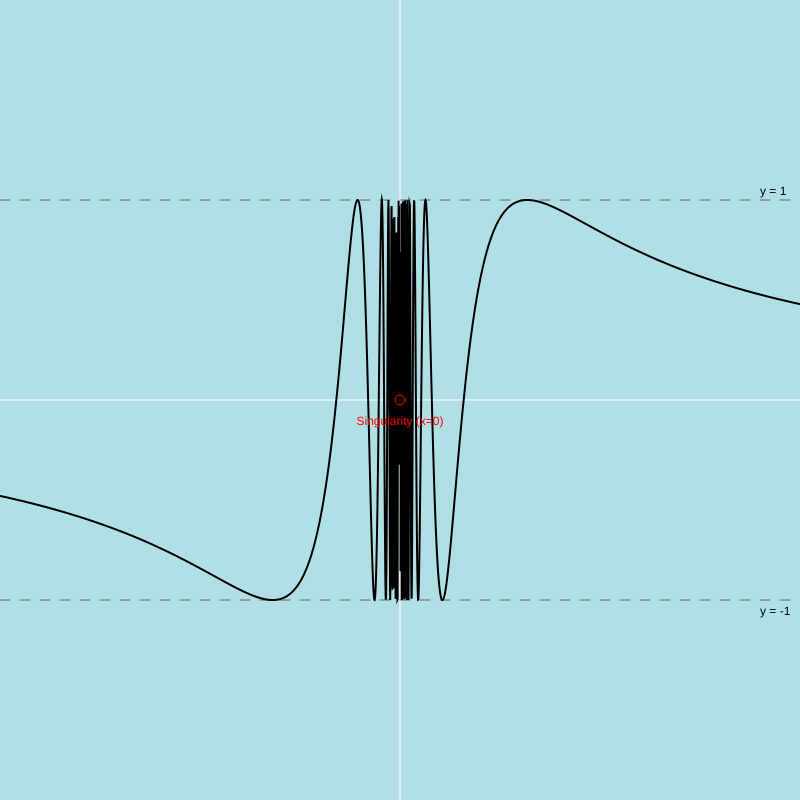
Frame 1 (no input)
Frame 2 (the mouse pressed at the canvas centre, redrawn once): identical to frame 1, image omitted

The p5.js sketch that drew this single still picture (run headless with seeded random() and noise() and a simulated clock; the mouse was pressed at the canvas centre and the sketch redrawn once):

// p5.js sketch
// ── sketch.js
/**
 * グラフ描画の設定
 */
const CONFIG = {
    scale: 200,    // 数学的な「1」が何ピクセルに相当するか
    canvasSize: 800,
    colors: {
        background: [176, 224, 230],
        axis: 255,
        grid: 230,
        text: 0,
        graph: 0,
        asymptote: 100, // 漸近線の色
        singularity: [255, 0, 0] // 特異点（x=0）の色
    },
    dashStyle: {
        length: 10,
        gap: 10
    }
};

/**
 * p5.jsの初期設定
 */
function setup() {
    createCanvas(CONFIG.canvasSize, CONFIG.canvasSize);
    noLoop();
}

/**
 * 描画ループ
 */
function draw() {
    background(CONFIG.colors.background);

    push();
    // 原点をキャンバスの中心に設定
    translate(width / 2, height / 2);

    drawAxis();
    drawAsymptotes();
    drawGraph();
    pop();
}

/**
 * 座標平面の主軸（x軸・y軸）を描画する
 */
function drawAxis() {
    stroke(CONFIG.colors.axis);
    strokeWeight(1);
    line(-width / 2, 0, width / 2, 0); // x軸
    line(0, -height / 2, 0, height / 2); // y軸

    fill(CONFIG.colors.text);
    noStroke();
    textSize(12);
    text("0", -12, 12);
}

/**
 * 漸近線（y = 1, y = -1）の描画
 */
function drawAsymptotes() {
    stroke(CONFIG.colors.asymptote);
    strokeWeight(1);
    const { length, gap } = CONFIG.dashStyle;

    // y = 1
    drawDashedLine(-width / 2, -CONFIG.scale, width / 2, -CONFIG.scale, length, gap);
    // y = -1
    drawDashedLine(-width / 2, CONFIG.scale, width / 2, CONFIG.scale, length, gap);

    noStroke();
    fill(CONFIG.colors.text);
    textSize(12);
    text("y = 1", width / 2 - 40, -CONFIG.scale - 5);
    text("y = -1", width / 2 - 40, CONFIG.scale + 15);
}

/**
 * 数学的関数 f(x) = sin(1/x) の描画
 */
function drawGraph() {
    stroke(CONFIG.colors.graph);
    strokeWeight(2);
    noFill();

    // グラフを描画（左右の枝に分けて描画し、x=0での不自然な接続を回避）
    drawGraphSegment(-width / 2, -0.5); // 左側
    drawGraphSegment(0.5, width / 2);  // 右側

    // 原点（特異点）の可視化
    drawSingularity(0);
}

/**
 * 特定のピクセル範囲内で関数をプロットする
 * @param {number} startX - 開始xピクセル
 * @param {number} endX - 終了xピクセル
 */
function drawGraphSegment(startX, endX) {
    beginShape();
    // 0付近で激しく振動するため、0.2ピクセル刻みで詳細に描画
    for (let x = startX; x <= endX; x += 0.2) {
        const mx = x / CONFIG.scale;
        const my = targetMathFunction(mx);
        const sy = -my * CONFIG.scale;
        vertex(x, sy);
    }
    endShape();
}

/**
 * 特異点を強調表示する
 * @param {number} mx - 数学的なx座標
 */
function drawSingularity(mx) {
    const sx = mx * CONFIG.scale;
    push();
    stroke(CONFIG.colors.singularity);
    strokeWeight(1);
    noFill();
    ellipse(sx, 0, 10, 10);

    fill(CONFIG.colors.singularity);
    noStroke();
    textSize(12);
    textAlign(CENTER);
    text("Singularity (x=0)", sx, 25);
    pop();
}

/**
 * 指定された区間に点線を描画する補助関数
 */
function drawDashedLine(x1, y1, x2, y2, l, g) {
    const pc = dist(x1, y1, x2, y2) / (l + g);
    for (let i = 0; i < pc; i++) {
        const t = i / pc;
        const nt = (i + l / (l + g)) / pc;
        if (nt > 1) break;
        line(
            lerp(x1, x2, t),
            lerp(y1, y2, t),
            lerp(x1, x2, nt),
            lerp(y1, y2, nt)
        );
    }
}

/**
 * 描画対象の純粋な数学的関数
 * f(x) = sin(1/x)
 */
function targetMathFunction(x) {
    if (x === 0) return NaN;
    return Math.sin(1 / x);
}
